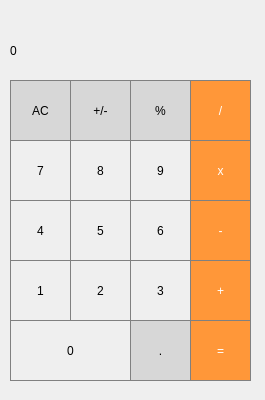
<?xml version="1.0" encoding="UTF-8"?>
<ui version="4.0">
 <class>MainWindow</class>
 <widget class="QMainWindow" name="MainWindow">
  <property name="geometry">
   <rect>
    <x>0</x>
    <y>0</y>
    <width>265</width>
    <height>400</height>
   </rect>
  </property>
  <property name="windowTitle">
   <string>MainWindow</string>
  </property>
  <widget class="QWidget" name="centralwidget">
   <widget class="QLabel" name="result_show">
    <property name="geometry">
     <rect>
      <x>10</x>
      <y>20</y>
      <width>241</width>
      <height>61</height>
     </rect>
    </property>
    <property name="styleSheet">
     <string notr="true">QLabel {
  qproperty-alignment: 'AlignVCenter | AlignRight';
  border-bottom: 1px solid gray;
}

background-color : white;</string>
    </property>
    <property name="text">
     <string>0</string>
    </property>
   </widget>
   <widget class="QPushButton" name="B_AC">
    <property name="geometry">
     <rect>
      <x>10</x>
      <y>80</y>
      <width>61</width>
      <height>61</height>
     </rect>
    </property>
    <property name="styleSheet">
     <string notr="true">QPushButton {
  background-color: rgb(215, 215, 215);
  border: 1px solid gray;
}
QPushButton:pressed {
    background-color: qlineargradient(x1: 0, y1: 0, x2: 0, y2: 1,
                                      stop: 0 #BEBEBE, stop: 1 #D7D7D7);
}</string>
    </property>
    <property name="text">
     <string>AC</string>
    </property>
   </widget>
   <widget class="QPushButton" name="B1">
    <property name="geometry">
     <rect>
      <x>10</x>
      <y>260</y>
      <width>61</width>
      <height>61</height>
     </rect>
    </property>
    <property name="styleSheet">
     <string notr="true">QPushButton {
   border: 1px solid gray;
}
QPushButton:pressed {
    background-color: qlineargradient(x1: 0, y1: 0, x2: 0, y2: 1,
                                      stop: 0 #dadbde, stop: 1 #f6f7fa);
}</string>
    </property>
    <property name="text">
     <string>1</string>
    </property>
   </widget>
   <widget class="QPushButton" name="B4">
    <property name="geometry">
     <rect>
      <x>10</x>
      <y>200</y>
      <width>61</width>
      <height>61</height>
     </rect>
    </property>
    <property name="styleSheet">
     <string notr="true">QPushButton {
   border: 1px solid gray;
}
QPushButton:pressed {
    background-color: qlineargradient(x1: 0, y1: 0, x2: 0, y2: 1,
                                      stop: 0 #dadbde, stop: 1 #f6f7fa);
}</string>
    </property>
    <property name="text">
     <string>4</string>
    </property>
   </widget>
   <widget class="QPushButton" name="B7">
    <property name="geometry">
     <rect>
      <x>10</x>
      <y>140</y>
      <width>61</width>
      <height>61</height>
     </rect>
    </property>
    <property name="styleSheet">
     <string notr="true">QPushButton {
   border: 1px solid gray;
}
QPushButton:pressed {
    background-color: qlineargradient(x1: 0, y1: 0, x2: 0, y2: 1,
                                      stop: 0 #dadbde, stop: 1 #f6f7fa);
}</string>
    </property>
    <property name="text">
     <string>7</string>
    </property>
   </widget>
   <widget class="QPushButton" name="B_plus_minus">
    <property name="geometry">
     <rect>
      <x>70</x>
      <y>80</y>
      <width>61</width>
      <height>61</height>
     </rect>
    </property>
    <property name="styleSheet">
     <string notr="true">QPushButton {
  background-color: rgb(215, 215, 215);
  border: 1px solid gray;
}
QPushButton:pressed {
    background-color: qlineargradient(x1: 0, y1: 0, x2: 0, y2: 1,
                                      stop: 0 #BEBEBE, stop: 1 #D7D7D7);
}</string>
    </property>
    <property name="text">
     <string>+/-</string>
    </property>
   </widget>
   <widget class="QPushButton" name="B5">
    <property name="geometry">
     <rect>
      <x>70</x>
      <y>200</y>
      <width>61</width>
      <height>61</height>
     </rect>
    </property>
    <property name="styleSheet">
     <string notr="true">QPushButton {
   border: 1px solid gray;
}
QPushButton:pressed {
    background-color: qlineargradient(x1: 0, y1: 0, x2: 0, y2: 1,
                                      stop: 0 #dadbde, stop: 1 #f6f7fa);
}</string>
    </property>
    <property name="text">
     <string>5</string>
    </property>
   </widget>
   <widget class="QPushButton" name="B2">
    <property name="geometry">
     <rect>
      <x>70</x>
      <y>260</y>
      <width>61</width>
      <height>61</height>
     </rect>
    </property>
    <property name="styleSheet">
     <string notr="true">QPushButton {
   border: 1px solid gray;
}
QPushButton:pressed {
    background-color: qlineargradient(x1: 0, y1: 0, x2: 0, y2: 1,
                                      stop: 0 #dadbde, stop: 1 #f6f7fa);
}</string>
    </property>
    <property name="text">
     <string>2</string>
    </property>
   </widget>
   <widget class="QPushButton" name="B8">
    <property name="geometry">
     <rect>
      <x>70</x>
      <y>140</y>
      <width>61</width>
      <height>61</height>
     </rect>
    </property>
    <property name="styleSheet">
     <string notr="true">QPushButton {
   border: 1px solid gray;
}
QPushButton:pressed {
    background-color: qlineargradient(x1: 0, y1: 0, x2: 0, y2: 1,
                                      stop: 0 #dadbde, stop: 1 #f6f7fa);
}</string>
    </property>
    <property name="text">
     <string>8</string>
    </property>
   </widget>
   <widget class="QPushButton" name="B_percent">
    <property name="geometry">
     <rect>
      <x>130</x>
      <y>80</y>
      <width>61</width>
      <height>61</height>
     </rect>
    </property>
    <property name="styleSheet">
     <string notr="true">QPushButton {
  background-color: rgb(215, 215, 215);
  border: 1px solid gray;
}
QPushButton:pressed {
    background-color: qlineargradient(x1: 0, y1: 0, x2: 0, y2: 1,
                                      stop: 0 #BEBEBE, stop: 1 #D7D7D7);
}</string>
    </property>
    <property name="text">
     <string>%</string>
    </property>
   </widget>
   <widget class="QPushButton" name="B_multiplication">
    <property name="geometry">
     <rect>
      <x>190</x>
      <y>140</y>
      <width>61</width>
      <height>61</height>
     </rect>
    </property>
    <property name="styleSheet">
     <string notr="true">QPushButton {
  background-color: rgb(255, 151, 57);
  color: white; 
  border: 1px solid gray;
}

QPushButton:pressed {
    background-color: qlineargradient(x1: 0, y1: 0, x2: 0, y2: 1,
                                      stop: 0 #FF7832, stop: 1 #FF9739);
}</string>
    </property>
    <property name="text">
     <string>x</string>
    </property>
   </widget>
   <widget class="QPushButton" name="B_minus">
    <property name="geometry">
     <rect>
      <x>190</x>
      <y>200</y>
      <width>61</width>
      <height>61</height>
     </rect>
    </property>
    <property name="styleSheet">
     <string notr="true">QPushButton {
  background-color: rgb(255, 151, 57);
  color: white; 
  border: 1px solid gray;
}

QPushButton:pressed {
    background-color: qlineargradient(x1: 0, y1: 0, x2: 0, y2: 1,
                                      stop: 0 #FF7832, stop: 1 #FF9739);
}</string>
    </property>
    <property name="text">
     <string>-</string>
    </property>
   </widget>
   <widget class="QPushButton" name="B_division">
    <property name="geometry">
     <rect>
      <x>190</x>
      <y>80</y>
      <width>61</width>
      <height>61</height>
     </rect>
    </property>
    <property name="styleSheet">
     <string notr="true">QPushButton {
  background-color: rgb(255, 151, 57);
  color: white; 
  border: 1px solid gray;
}

QPushButton:pressed {
    background-color: qlineargradient(x1: 0, y1: 0, x2: 0, y2: 1,
                                      stop: 0 #FF7832, stop: 1 #FF9739);
}</string>
    </property>
    <property name="text">
     <string>/</string>
    </property>
   </widget>
   <widget class="QPushButton" name="B6">
    <property name="geometry">
     <rect>
      <x>130</x>
      <y>200</y>
      <width>61</width>
      <height>61</height>
     </rect>
    </property>
    <property name="styleSheet">
     <string notr="true">QPushButton {
   border: 1px solid gray;
}
QPushButton:pressed {
    background-color: qlineargradient(x1: 0, y1: 0, x2: 0, y2: 1,
                                      stop: 0 #dadbde, stop: 1 #f6f7fa);
}</string>
    </property>
    <property name="text">
     <string>6</string>
    </property>
   </widget>
   <widget class="QPushButton" name="B3">
    <property name="geometry">
     <rect>
      <x>130</x>
      <y>260</y>
      <width>61</width>
      <height>61</height>
     </rect>
    </property>
    <property name="styleSheet">
     <string notr="true">QPushButton {
   border: 1px solid gray;
}
QPushButton:pressed {
    background-color: qlineargradient(x1: 0, y1: 0, x2: 0, y2: 1,
                                      stop: 0 #dadbde, stop: 1 #f6f7fa);
}</string>
    </property>
    <property name="text">
     <string>3</string>
    </property>
   </widget>
   <widget class="QPushButton" name="B9">
    <property name="geometry">
     <rect>
      <x>130</x>
      <y>140</y>
      <width>61</width>
      <height>61</height>
     </rect>
    </property>
    <property name="styleSheet">
     <string notr="true">QPushButton {
   border: 1px solid gray;
}
QPushButton:pressed {
    background-color: qlineargradient(x1: 0, y1: 0, x2: 0, y2: 1,
                                      stop: 0 #dadbde, stop: 1 #f6f7fa);
}</string>
    </property>
    <property name="text">
     <string>9</string>
    </property>
   </widget>
   <widget class="QPushButton" name="B_plus">
    <property name="geometry">
     <rect>
      <x>190</x>
      <y>260</y>
      <width>61</width>
      <height>61</height>
     </rect>
    </property>
    <property name="styleSheet">
     <string notr="true">QPushButton {
  background-color: rgb(255, 151, 57);
  color: white; 
  border: 1px solid gray;
}

QPushButton:pressed {
    background-color: qlineargradient(x1: 0, y1: 0, x2: 0, y2: 1,
                                      stop: 0 #FF7832, stop: 1 #FF9739);
}</string>
    </property>
    <property name="text">
     <string>+</string>
    </property>
   </widget>
   <widget class="QPushButton" name="B_dot">
    <property name="geometry">
     <rect>
      <x>130</x>
      <y>320</y>
      <width>61</width>
      <height>61</height>
     </rect>
    </property>
    <property name="styleSheet">
     <string notr="true">QPushButton {
  background-color: rgb(215, 215, 215);
  border: 1px solid gray;
}
QPushButton:pressed {
    background-color: qlineargradient(x1: 0, y1: 0, x2: 0, y2: 1,
                                      stop: 0 #BEBEBE, stop: 1 #D7D7D7);
}</string>
    </property>
    <property name="text">
     <string>.</string>
    </property>
   </widget>
   <widget class="QPushButton" name="B_enter">
    <property name="geometry">
     <rect>
      <x>190</x>
      <y>320</y>
      <width>61</width>
      <height>61</height>
     </rect>
    </property>
    <property name="styleSheet">
     <string notr="true">QPushButton {
  background-color: rgb(255, 151, 57);
  color: white; 
  border: 1px solid gray;
}

QPushButton:pressed {
    background-color: qlineargradient(x1: 0, y1: 0, x2: 0, y2: 1,
                                      stop: 0 #FF7832, stop: 1 #FF9739);
}</string>
    </property>
    <property name="text">
     <string>=</string>
    </property>
   </widget>
   <widget class="QPushButton" name="B0">
    <property name="geometry">
     <rect>
      <x>10</x>
      <y>320</y>
      <width>121</width>
      <height>61</height>
     </rect>
    </property>
    <property name="styleSheet">
     <string notr="true">QPushButton {
   border: 1px solid gray;
}
QPushButton:pressed {
    background-color: qlineargradient(x1: 0, y1: 0, x2: 0, y2: 1,
                                      stop: 0 #dadbde, stop: 1 #f6f7fa);
}
</string>
    </property>
    <property name="text">
     <string>0</string>
    </property>
   </widget>
  </widget>
 </widget>
 <resources/>
 <connections/>
</ui>
